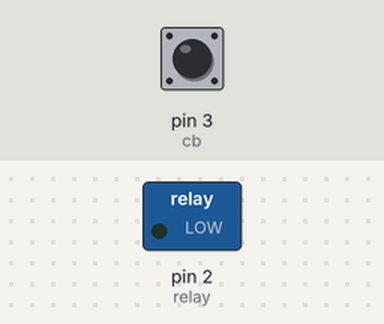
A sketch run on a simulated Arduino Uno, built with avr-gcc and run on an emulated ATmega328P. On the bench: switched loads named in the sketch (green lamp = pin HIGH). The test bench sets the inputs (shaded band); at power-on: pin 3 (cb) LOW. What the sketch prints to the serial monitor is not drawn.

Above: at 1.2 s.
1.3 s: pin 3 (cb) pulsed HIGH 2 times (0.12 s each, 0.3 s apart)
At 4.1 s:
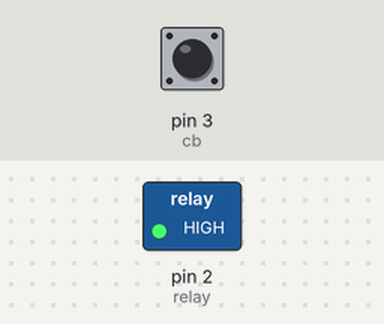
Timing chart, 0 to 5.6 s (numbered marks = the images above; inputs shaded):
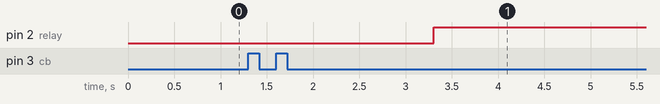

Measured:
- after the input at 1.3 s, pin 2 (relay): LOW → HIGH after 2.0 s

The sketch:

vo_tay_bat_den.ino
```cpp
int cb=3;
int relay=2;
int trangthaiden;
int tiengvotay;
int gtcb;
unsigned long timer;
void setup() {
  pinMode(cb,INPUT);
  pinMode(relay,OUTPUT);
  trangthaiden=0;
  timer=0;
  Serial.begin(9600);
}

void loop() {
  gtcb=digitalRead(cb);
  tiengvotay=0;
  Serial.print(gtcb);
  Serial.print("--");
  if(gtcb==1){
    timer=millis();
    tiengvotay++;delay(500);
    while(millis()-timer<2000){
        gtcb=digitalRead(cb);
        if(gtcb==1){
          tiengvotay++;delay(100);
        }
      }
  }
  Serial.print(tiengvotay);
  if(tiengvotay==1){
    digitalWrite(relay,HIGH);
    delay(1000);
  }else if(tiengvotay==2){
    digitalWrite(relay, LOW);
    delay(1000);
  }

}
```
